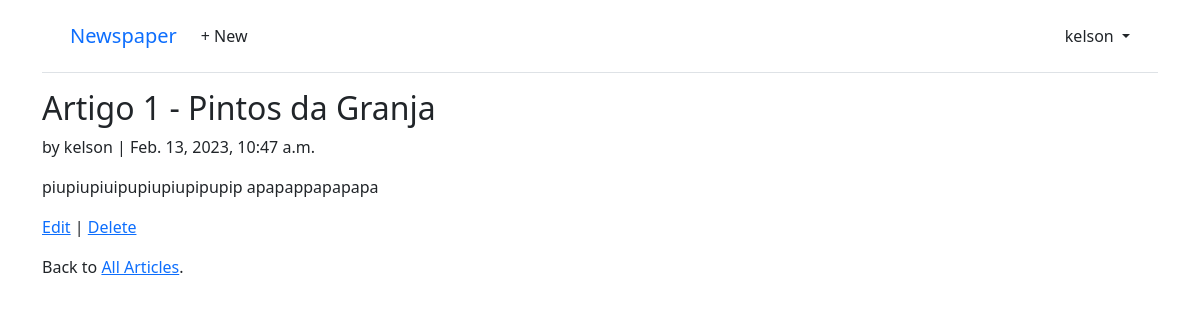
The app's page /articles/1/ (signed in) with its own data.
### accounts/models.py (models this page shows)
class CustomUser(AbstractUser):
	age = models.PositiveIntegerField(null=True, blank=True)

### articles/models.py (models this page shows, shortened)
class Article(models.Model):
	title = models.CharField(max_length=255)
	body = models.TextField()
	date = models.DateTimeField(auto_now_add=True)
	author = models.ForeignKey(
		get_user_model(),
		on_delete=models.CASCADE,
	)

### articles/views.py (the view)
class ArticleDetailView(LoginRequiredMixin, DetailView): # new
	model = Article
	template_name = 'article_detail.html'

### templates/article_detail.html
{% extends 'base.html' %}
{% block content %}
<div class="article-entry">
<h2>{{ object.title }}</h2>
<p>by {{ object.author }} | {{ object.date }}</p>
<p>{{ object.body }}</p>
</div>
<p><a href="{% url 'article_edit' article.pk %}">Edit</a> |
<a href="{% url 'article_delete' article.pk %}">Delete</a></p>
<p>Back to <a href="{% url 'article_list' %}">All Articles</a>.</p>
{% endblock content %}

### templates/base.html (shortened to what this page needs)
<!DOCTYPE html>
<html>
<head>
  <link href="https://cdn.jsdelivr.net/npm/bootstrap@5.1.3/dist/css/bootstrap.min.css" rel="stylesheet"
>
</head>
<body>
  <div class="container">
    <header class="p-3 mb-3 border-bottom">
      <div class="container">
        <div class="d-flex flex-wrap align-items-center justify-content-center
          justify-content-lg-start">
          <a class="navbar-brand" href="{% url 'home' %}">Newspaper</a>
          <ul class="nav col-12 col-lg-auto me-lg-auto mb-2 justify-content-center
            mb-md-0">
            {% if user.is_authenticated %}
            <li><a href="{% url 'article_new' %}" class="nav-link px-2 link-dark">+ New</a></li>
          </ul>
          <div class="dropdown text-end">
            <a href="#" class="d-block link-dark text-decoration-none dropdown-toggle" id="dropdownUser1"
              data-bs-toggle="dropdown" aria-expanded="false">
              {{ user.username }}
            </a>
          </div>
          {% else %}
          <div class="text-end">
            <a href="{% url 'login' %}" class="btn btn-outline-primary me-2">Log
              In</a>
            <a href="{% url 'signup' %}" class="btn btn-primary">Sign Up</a>
          </div>
          {% endif %}
        </div>
      </div>
    </header>
    <main>
      {% block content %}
      {% endblock content %}
    </main>
  </div>
</body>
</html>

### records on screen
CustomUser: username "kelson"
Article: title "Artigo 1 - Pintos da Granja", author "kelson", date "Feb. 13, 2023, 10:47 a.m.", body "piupiupiuipupiupiupipupip apapappapapapa"
